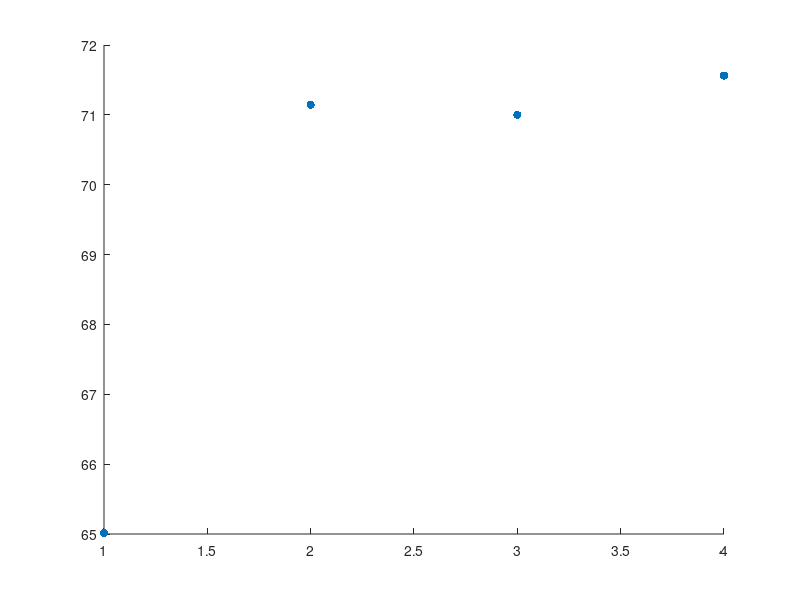

MATLAB code to generate this figure:
a = transpose([ 65.017967	71.1456865	71.0001975	71.5627615]);
b = transpose([ 64.454379	64.8860245	65.291039	65.4511675]);
c = transpose([0 81.5639815	88.1702115	89.8926685	90.524806 ]);
x = transpose([1 2 3 4  ]);


scatter(x,a,'filled');


